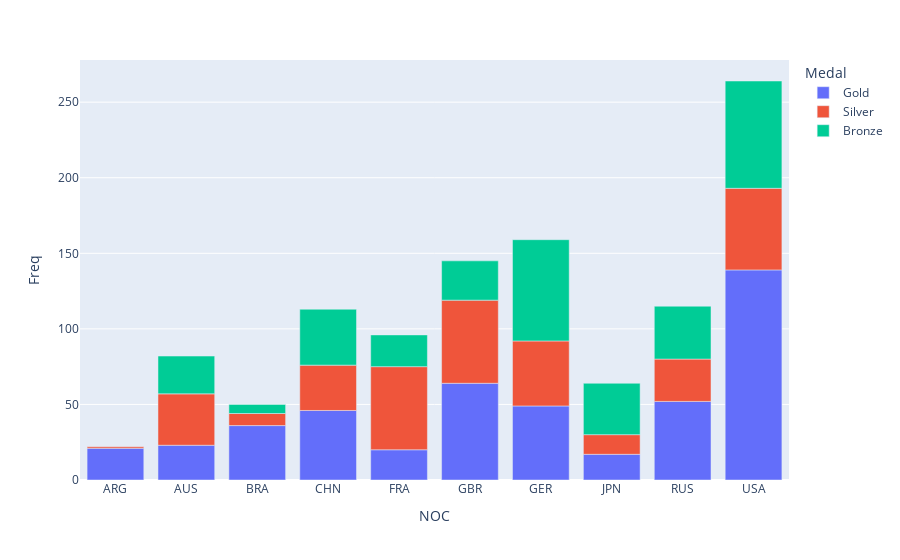

Notebook code for this chart:
### Markdown cell above
### Visualize the data

### Code cell
px.bar(data_frame=dfres, x='NOC', y='Freq', color='Medal')

### Figure 1 — Plotly figure (JSON) as saved in the notebook; plotly's stock layout.template omitted (floating-point values rounded to 4 significant figures)
{"data": [{"alignmentgroup": "True", "hovertemplate": "Medal=Gold<br>NOC=%{x}<br>Freq=%{y}<extra></extra>", "legendgroup": "Gold", "marker": {"color": "#636efa", "pattern": {"shape": ""}}, "name": "Gold", "offsetgroup": "Gold", "orientation": "v", "showlegend": true, "textposition": "auto", "type": "bar", "x": ["ARG", "AUS", "BRA", "CHN", "FRA", "GBR", "GER", "JPN", "RUS", "USA"], "xaxis": "x", "y": [21, 23, 36, 46, 20, 64, 49, 17, 52, 139], "yaxis": "y"}, {"alignmentgroup": "True", "hovertemplate": "Medal=Silver<br>NOC=%{x}<br>Freq=%{y}<extra></extra>", "legendgroup": "Silver", "marker": {"color": "#EF553B", "pattern": {"shape": ""}}, "name": "Silver", "offsetgroup": "Silver", "orientation": "v", "showlegend": true, "textposition": "auto", "type": "bar", "x": ["ARG", "AUS", "BRA", "CHN", "FRA", "GBR", "GER", "JPN", "RUS", "USA"], "xaxis": "x", "y": [1, 34, 8, 30, 55, 55, 43, 13, 28, 54], "yaxis": "y"}, {"alignmentgroup": "True", "hovertemplate": "Medal=Bronze<br>NOC=%{x}<br>Freq=%{y}<extra></extra>", "legendgroup": "Bronze", "marker": {"color": "#00cc96", "pattern": {"shape": ""}}, "name": "Bronze", "offsetgroup": "Bronze", "orientation": "v", "showlegend": true, "textposition": "auto", "type": "bar", "x": ["AUS", "BRA", "CHN", "FRA", "GBR", "GER", "JPN", "RUS", "USA"], "xaxis": "x", "y": [25, 6, 37, 21, 26, 67, 34, 35, 71], "yaxis": "y"}], "layout": {"autosize": true, "barmode": "relative", "legend": {"title": {"text": "Medal"}, "tracegroupgap": 0}, "margin": {"t": 60}, "xaxis": {"anchor": "y", "autorange": true, "domain": [0, 1], "range": [-0.5, 9.5], "title": {"text": "NOC"}, "type": "category"}, "yaxis": {"anchor": "x", "autorange": true, "domain": [0, 1], "range": [0, 277.9], "title": {"text": "Freq"}, "type": "linear"}}}
